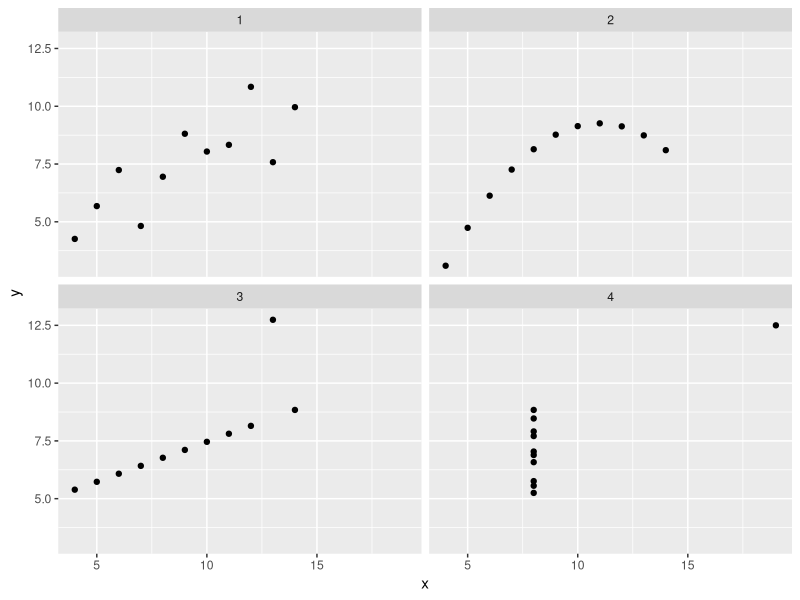
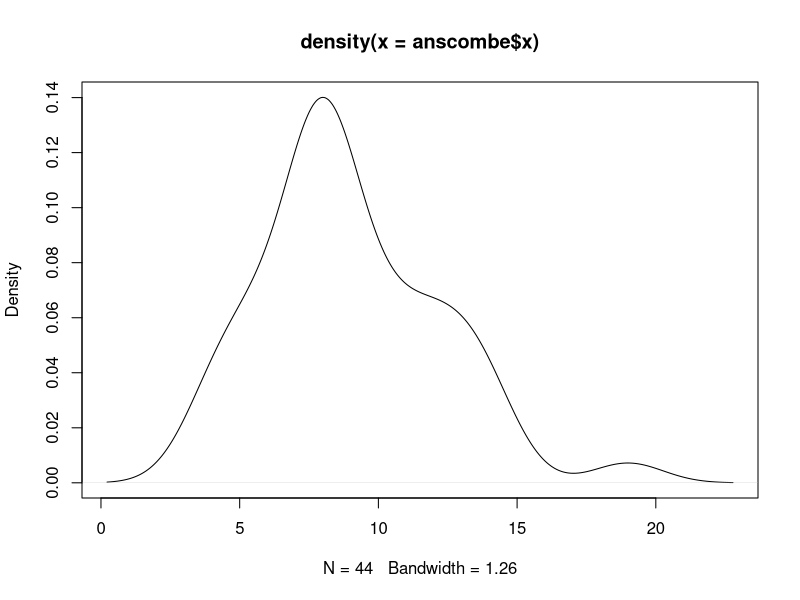
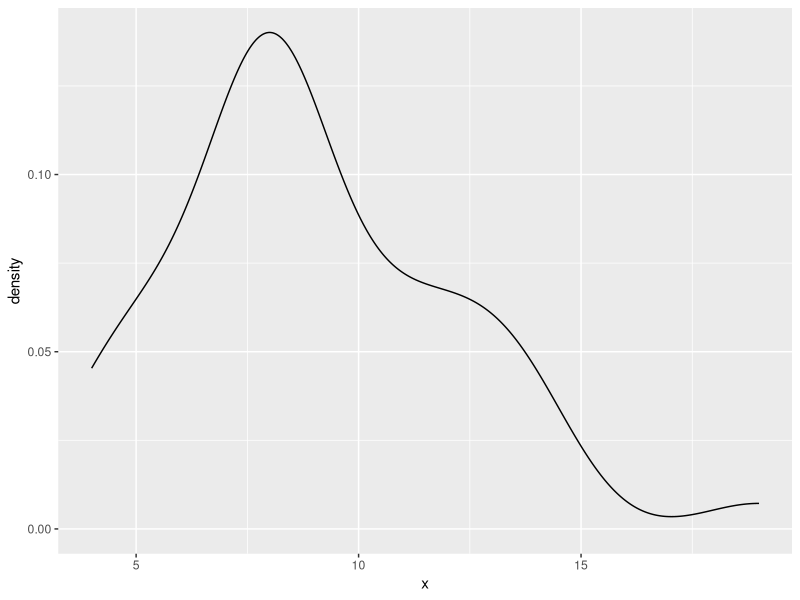
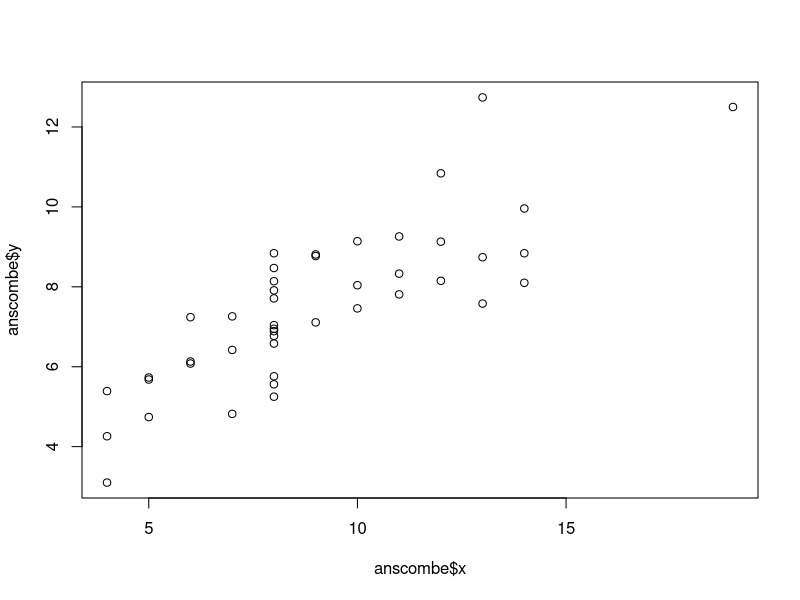
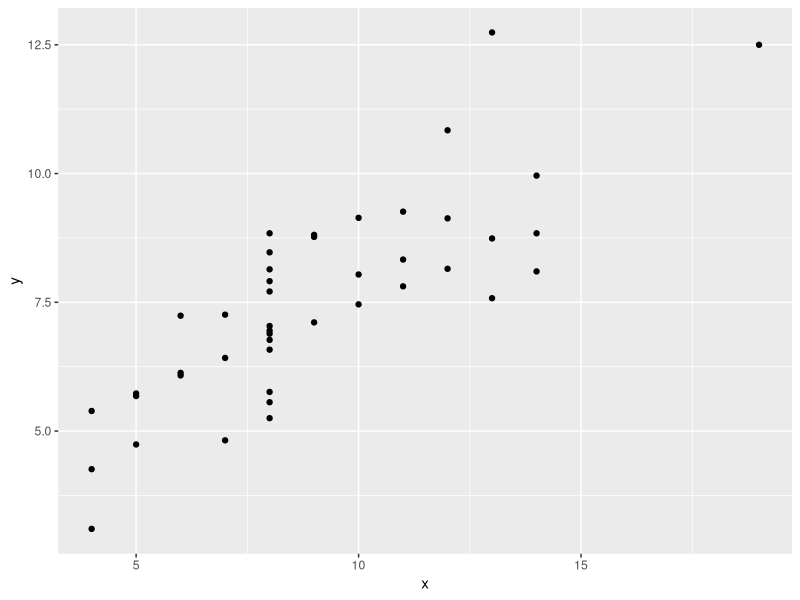
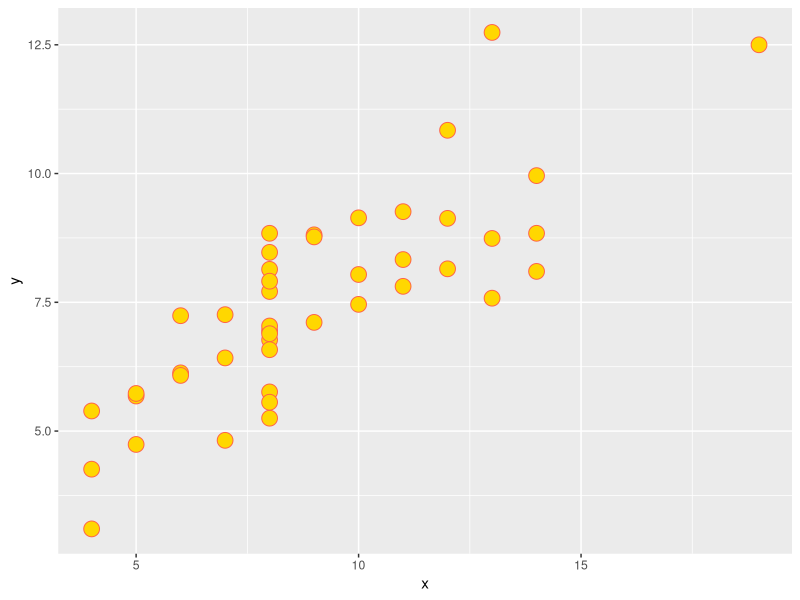
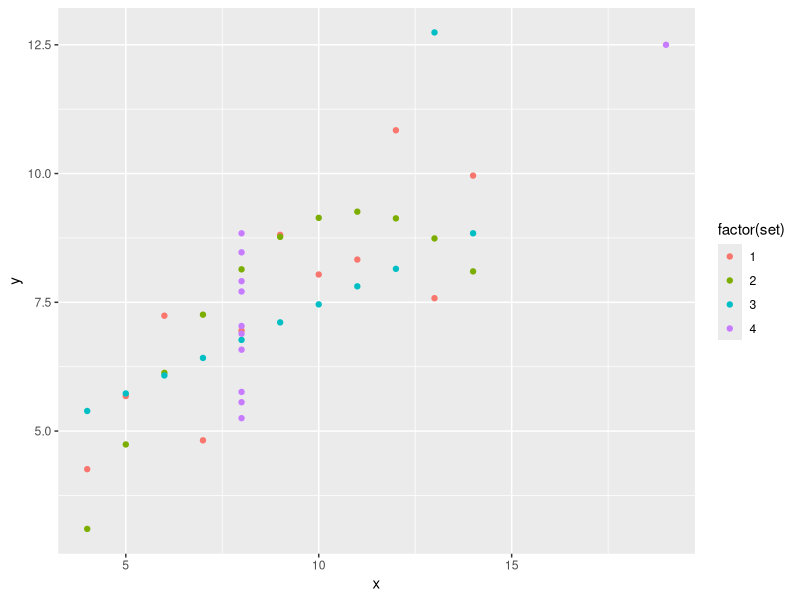
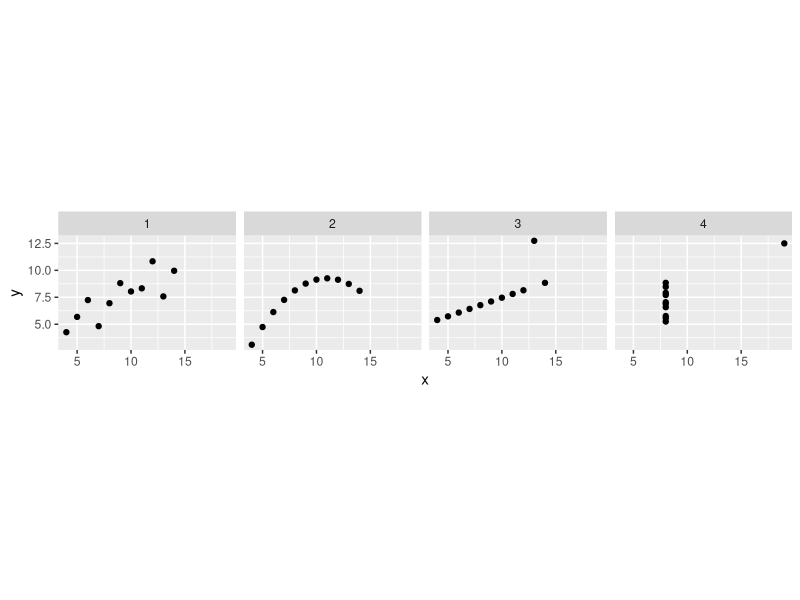

Write R code to recreate these figures, in order.
# ==============================================================================
#  ____  _____ _____
# |    \|   __| __  |  Data Science with R
# |  |  |__   |    -|  Fall 2023
# |____/|_____|__|__|
#
# Anscombe's quartet
#
# ============================= See README file for data sources and details ===

# required packages

library(tidyverse)

# read Anscombe's quartet data
anscombe <- readr::read_tsv("data/anscombe.tsv")

# note how X and Y are similar!
group_by(anscombe, set) %>% 
  summarise(
    mu_x = mean(x),
    var_x = var(x),
    mu_x = mean(y),
    var_x = var(y)
  )

# note how X and Y are different!
ggplot(anscombe, aes(x, y)) +
  geom_point() + 
  facet_wrap(~ set)

# ------------------------------------------------------------------------------
# Fundamentals of the ggplot2 plotting system
# ------------------------------------------------------------------------------

# R has 'base graphics'...
plot(density(anscombe$x))

# ... but ggplot2 just looks better
ggplot(anscombe, aes(x)) +
  geom_density()

# 'Base graphics' will get you everywhere...
plot(anscombe$x, anscombe$y)

# ... but ggplot2 has a consistent syntax
ggplot(anscombe, aes(x, y)) +
  geom_point()

# ggplot2 can modify the 'appearance' of your data points...
ggplot(anscombe, aes(x, y)) +
  geom_point(size = 5, color = "tomato", fill = "gold", shape = 21)

# ... but what you really want to modify is their 'aesthetics'
ggplot(anscombe, aes(x, y, color = factor(set))) +
  geom_point()

## see how this won't work properly, and understand why

# ggplot(anscombe, aes(x, y, color = set)) +
#   geom_point()

# let's go back to using facets (small multiples)
ggplot(anscombe, aes(x, y)) +
  geom_point() + 
  facet_wrap(~ set, nrow = 1) +
  coord_equal()

# and let's finally add another geometry
ggplot(anscombe, aes(x, y)) +
  geom_point() + 
  geom_smooth(method = "lm", fill = NA, fullrange = TRUE) + 
  facet_wrap(~ set)

## try removing `geom_smooth` options to see what happens

# have a nice day
